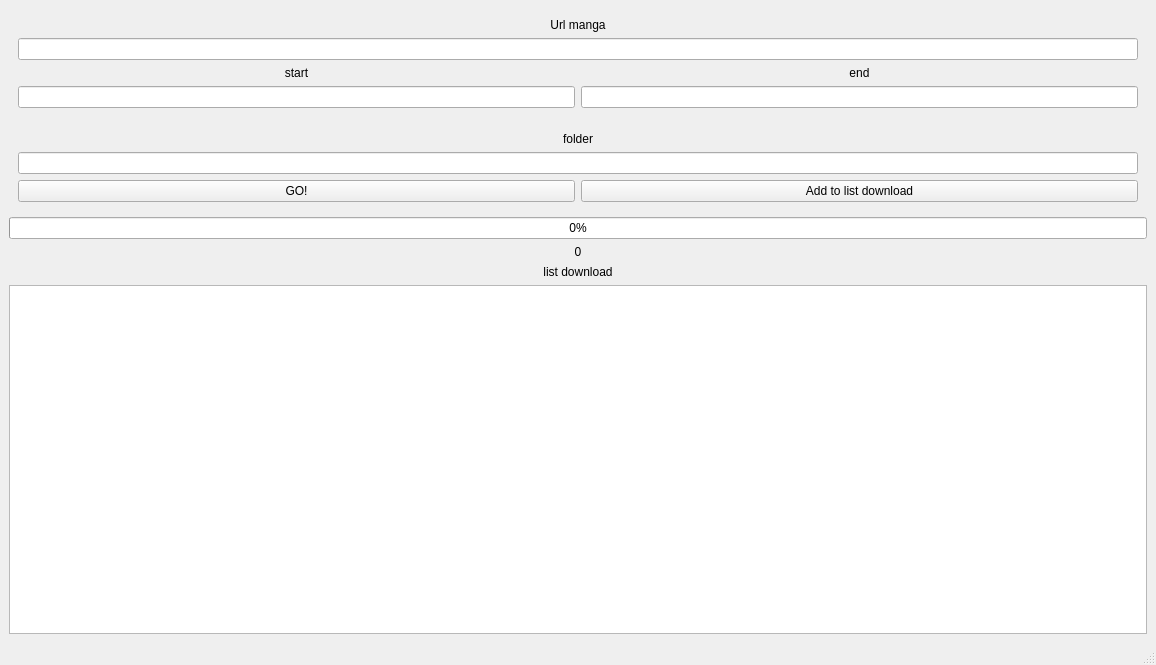
<?xml version="1.0" encoding="UTF-8"?>
<ui version="4.0">
 <class>MainWindow</class>
 <widget class="QMainWindow" name="MainWindow">
  <property name="geometry">
   <rect>
    <x>0</x>
    <y>0</y>
    <width>1156</width>
    <height>665</height>
   </rect>
  </property>
  <property name="windowTitle">
   <string>MainWindow</string>
  </property>
  <widget class="QWidget" name="Main">
   <layout class="QVBoxLayout" name="verticalLayout_2">
    <item>
     <widget class="QWidget" name="input_manga" native="true">
      <layout class="QVBoxLayout" name="verticalLayout">
       <item>
        <widget class="QLabel" name="lblUrlManga">
         <property name="text">
          <string>Url manga</string>
         </property>
         <property name="alignment">
          <set>Qt::AlignCenter</set>
         </property>
        </widget>
       </item>
       <item>
        <widget class="QLineEdit" name="leUrl"/>
       </item>
       <item>
        <layout class="QHBoxLayout" name="horizontalLayout_4">
         <item>
          <widget class="QLabel" name="lblEnd">
           <property name="text">
            <string>start</string>
           </property>
           <property name="alignment">
            <set>Qt::AlignCenter</set>
           </property>
          </widget>
         </item>
         <item>
          <widget class="QLabel" name="lblStart">
           <property name="text">
            <string>end</string>
           </property>
           <property name="alignment">
            <set>Qt::AlignCenter</set>
           </property>
          </widget>
         </item>
        </layout>
       </item>
       <item>
        <layout class="QHBoxLayout" name="horizontalLayout">
         <item>
          <widget class="QLineEdit" name="leStart"/>
         </item>
         <item>
          <widget class="QLineEdit" name="leEnd"/>
         </item>
        </layout>
       </item>
      </layout>
     </widget>
    </item>
    <item>
     <widget class="QWidget" name="widget_3" native="true">
      <layout class="QVBoxLayout" name="verticalLayout_4">
       <item>
        <widget class="QLabel" name="lblFolder">
         <property name="text">
          <string>folder</string>
         </property>
         <property name="alignment">
          <set>Qt::AlignCenter</set>
         </property>
        </widget>
       </item>
       <item>
        <widget class="QLineEdit" name="leFolder"/>
       </item>
       <item>
        <layout class="QHBoxLayout" name="horizontalLayout_2">
         <item>
          <widget class="QPushButton" name="btnGo">
           <property name="text">
            <string>GO!</string>
           </property>
          </widget>
         </item>
         <item>
          <widget class="QPushButton" name="btnAddQueue">
           <property name="text">
            <string>Add to list download</string>
           </property>
          </widget>
         </item>
        </layout>
       </item>
      </layout>
     </widget>
    </item>
    <item>
     <widget class="QProgressBar" name="progressBar">
      <property name="value">
       <number>0</number>
      </property>
     </widget>
    </item>
    <item>
     <widget class="QLabel" name="lblProgressBarResult">
      <property name="text">
       <string>0</string>
      </property>
      <property name="alignment">
       <set>Qt::AlignCenter</set>
      </property>
     </widget>
    </item>
    <item>
     <widget class="QLabel" name="lblQueueDownload">
      <property name="text">
       <string>list download</string>
      </property>
      <property name="alignment">
       <set>Qt::AlignCenter</set>
      </property>
     </widget>
    </item>
    <item>
     <widget class="QTextBrowser" name="tbQueueDownload"/>
    </item>
   </layout>
  </widget>
  <widget class="QMenuBar" name="menubar">
   <property name="geometry">
    <rect>
     <x>0</x>
     <y>0</y>
     <width>1156</width>
     <height>26</height>
    </rect>
   </property>
  </widget>
  <widget class="QStatusBar" name="statusbar"/>
 </widget>
 <resources/>
 <connections/>
</ui>
